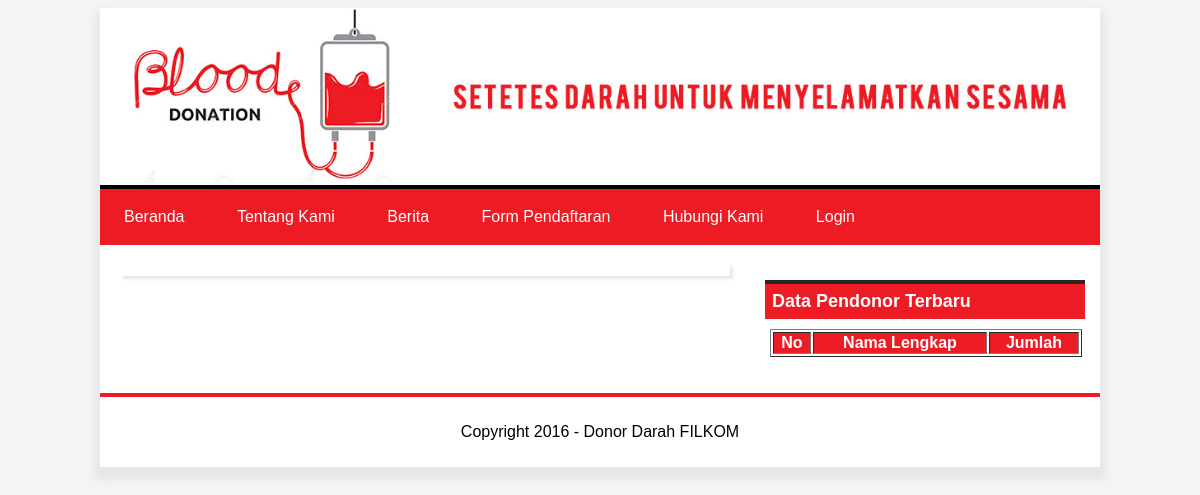
Page /index.php?page=tentangkami on the earlier database version.
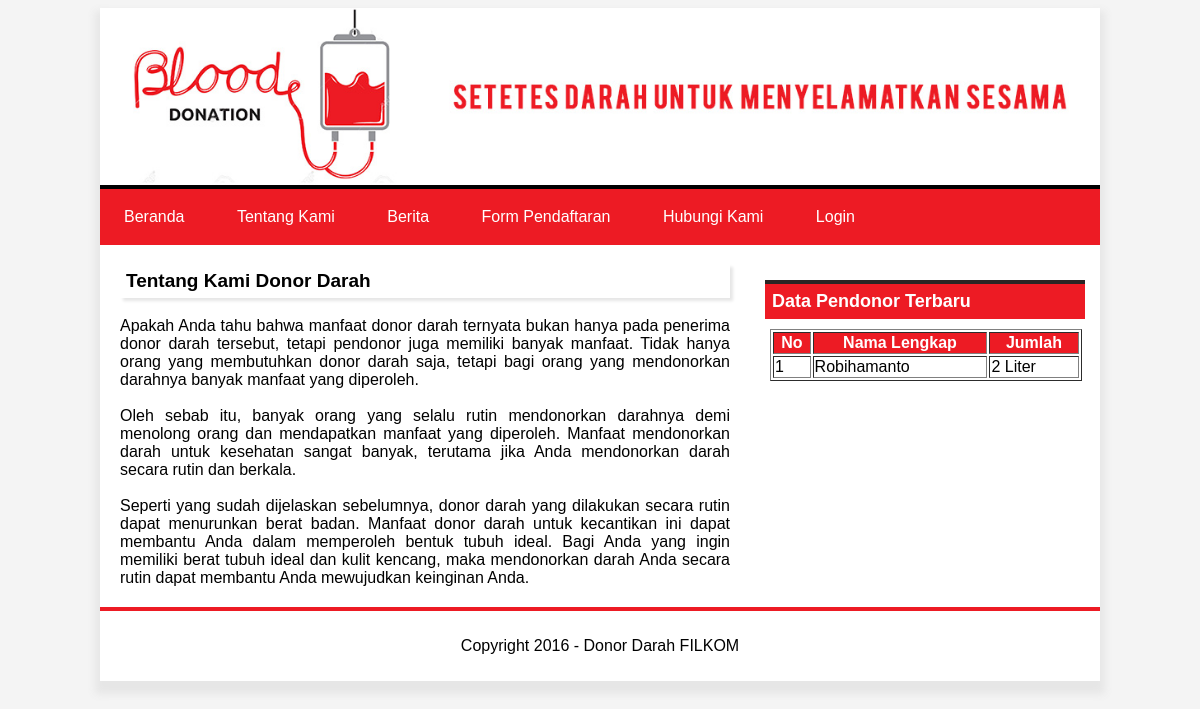
Same page on the later database version.
### tables this page shows
CREATE TABLE IF NOT EXISTS `halaman` (
  `id_halaman` int(5) NOT NULL AUTO_INCREMENT,
  `judul` varchar(255) NOT NULL,
  `isi` text NOT NULL,
  PRIMARY KEY (`id_halaman`)
);

CREATE TABLE IF NOT EXISTS `stok_darah` (
  `id_stok_darah` int(5) NOT NULL AUTO_INCREMENT,
  `id_user_donor` int(5) NOT NULL,
  `jumlah` int(5) NOT NULL,
  `status` enum('masuk','keluar') NOT NULL,
  `tanggal` date NOT NULL,
  PRIMARY KEY (`id_stok_darah`)
);

CREATE TABLE IF NOT EXISTS `user_donor` (
  `id_user_donor` int(5) NOT NULL AUTO_INCREMENT,
  `username` varchar(50) NOT NULL,
  `password` varchar(150) NOT NULL,
  `nama_lengkap` varchar(100) NOT NULL,
  `tempat_lahir` varchar(100) NOT NULL,
  `tanggal_lahir` date NOT NULL,
  `no_telpon` varchar(15) NOT NULL,
  `alamat_lengkap` text NOT NULL,
  `berat_badan` varchar(5) NOT NULL,
  `id_golongan_darah` int(5) NOT NULL,
  `riwayat_penyakit` text NOT NULL,
  `status_user` enum('aktif','nonaktif') NOT NULL DEFAULT 'nonaktif',
  `waktu` date NOT NULL,
  PRIMARY KEY (`id_user_donor`),
  KEY `id_golongan_darah` (`id_golongan_darah`)
);

### content.php (the view, shortened to what this page needs)
<?php
	if ($_GET[page]==''){
		$r = mysql_fetch_array(mysql_query("SELECT * FROM halaman where id_halaman='1'"));
		echo "<article>
			  	<h1>$r[judul]</h1>
				<p >".nl2br($r[isi])."</p>
			  </article>";
	}elseif ($_GET[page]=='tentangkami'){
		$r = mysql_fetch_array(mysql_query("SELECT * FROM halaman where id_halaman='2'"));
		echo "<article>
			  	<h1>$r[judul]</h1>
				<p >".nl2br($r[isi])."</p>
			  </article>";
	}elseif ($_GET[page]=='pendaftaran'){
		include "form_pendaftaran.php";
	}elseif ($_GET[page]=='hubungikami'){
		include "hubungi_kami.php";
	}elseif ($_GET[page]=='login'){
		include "login.php";
	}elseif ($_GET[page]=='admin'){
		include "admin.php";
	}
?>

### sidebar.php (shortened to what this page needs)
			<?php if ($_SESSION[id_admin] != ''){ ?>
				<a href='index.php?page=kelolaberanda'><button class='button'>Kelola Beranda</button></a>
				<a href='index.php?page=kelolatentangkami'><button class='button'>Kelola Tentang Kami</button></a>
				<a href='index.php?page=kelolaberita'><button class='button'>Kelola Berita</button></a>
				<a href='index.php?page=kelolapendonor'><button class='button'>Kelola Data Pendonor</button></a>
				<a href='index.php?page=kelolacalonpendonor'><button class='button'>Kelola Calon Pendonor</button></a>
				<a href='index.php?page=kelolastok'><button class='button'>Kelola Data Stok Darah</button></a>
				<a href='index.php?page=kelolapesanmasuk'><button class='button'>Kelola Pesan Masuk</button></a>
				<a href='logout.php'><button class='button'>Logout</button></a>
			<?php }else{
			?>
			<h2 class='author'>Data Pendonor Terbaru</h2>
					<?php
						echo "<table width=89% border=1 style='margin:10px 20px 0px 20px'>
								<tr bgcolor=ed1b24>
									<th>No</th>
									<th>Nama Lengkap</th>
									<th>Jumlah</th>
								</tr>";
								$query = mysql_query("SELECT b.nama_lengkap, a.jumlah
														FROM `stok_darah` a JOIN user_donor b ON a.id_user_donor=b.id_user_donor
															ORDER by a.id_stok_darah DESC LIMIT 10");
								$no = 1;
								while ($r = mysql_fetch_array($query)){
									echo "<tr>
											<td>$no</td>
											<td>$r[nama_lengkap]</td>
											<td>$r[jumlah] Liter</td>
										  </tr>";
									$no++;
								}
							  echo "</table>";
			}
			?>
<br><br>

Differences in the rows shown:
added halaman: judul "Tentang Kami Donor Darah", isi "Apakah Anda tahu bahwa manfaat donor darah ternyata bukan hanya pada penerima donor darah tersebut, tetapi pendonor juga memiliki banyak manfaat. Tidak hanya orang yang membutuhkan donor darah saja, tetapi bagi orang yang mendonorkan darahnya banyak manfaat yang diperoleh. Oleh sebab itu, banyak orang yang selalu rutin mendonorkan darahnya demi menolong orang dan mendapatkan manfaat yang diperoleh. Manfaat mendonorkan darah untuk kesehatan sangat banyak, terutama jika Anda mendonorkan darah secara rutin dan berkala. Seperti yang sudah dijelaskan sebelumnya, donor darah yang dilakukan secara rutin dapat menurunkan berat badan. Manfaat donor darah untuk kecantikan ini dapat membantu Anda…"
added stok_darah: id_user_donor.nama_lengkap "Robihamanto", jumlah "2"
